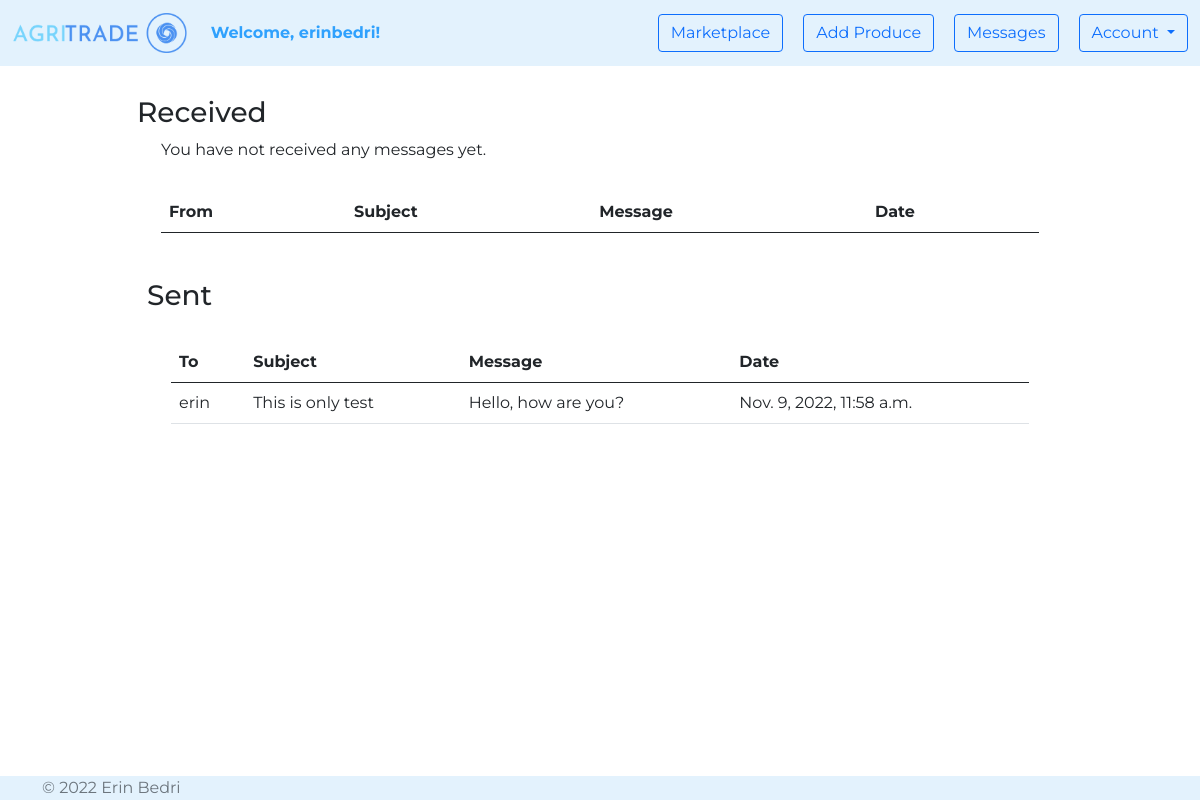
/messages/ (signed in), run on an earlier commit of the app's database.
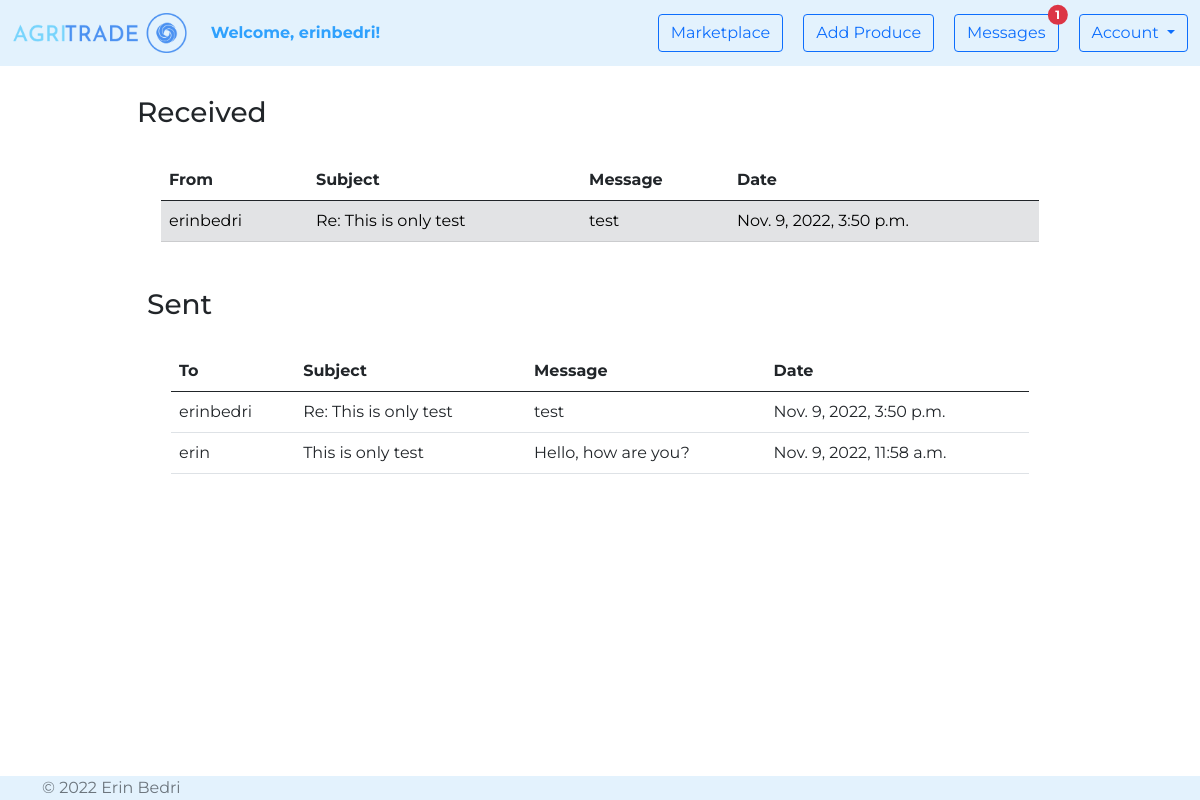
And on a later commit of the database.
### agri_trade/user_messages/models.py (models this page shows)
class Message(models.Model):
    SUBJECT_MAX_LEN = 50
    BODY_MAX_LEN = 1500
    sender = models.ForeignKey(
        UserModel,
        on_delete=CASCADE,
        related_name='sender',
    )
    receiver = models.ForeignKey(
        UserModel,
        on_delete=CASCADE,
        related_name='receiver',
    )
    subject = models.CharField(
        max_length=SUBJECT_MAX_LEN,
    )
    body = models.TextField(
        max_length=BODY_MAX_LEN,
    )
    created_at = models.DateTimeField(
        auto_now_add=True,
    )
    is_read = models.BooleanField(
        default=False,
    )

### agri_trade/user_messages/views.py (the view)
# urls.py: path('', views.show_messages, name='messages'),
@login_required
def show_messages(request):
    messages_inbox = Message.objects\
        .filter(receiver=request.user)\
        .order_by('-created_at')
    messages_outbox = Message.objects\
        .filter(sender=request.user)\
        .order_by('-created_at')
    context = {
        'messages_inbox': messages_inbox,
        'messages_outbox': messages_outbox,
    }
    return render(request, 'user_messages/messages.html', context)

### agri_trade/user_messages/templates/user_messages/messages.html
{% extends 'web/base.html' %}
{% block content %}
    <div class="container" style="margin-top: 30px; margin-bottom: 50px">
        <div class="row justify-content-md-center">
            <div class="col-md-10">
                <h3>Received</h3>
                <div class="container">
                    <table class="table table-hover" style="margin-top: 30px">
                        <thead>
                        <tr>
                            <th scope="col">From</th>
                            <th scope="col">Subject</th>
                            <th scope="col">Message</th>
                            <th scope="col">Date</th>
                        </tr>
                        </thead>
                        <tbody>
                        {% for message in messages_inbox %}
                            <tr onclick="window.location='{% url 'user_messages:message' message.id %}';"
                                    {% if not message.is_read %} class="table-secondary" {% endif %}>
                                <td>{{ message.sender }}</td>
                                <td>{{ message.subject }}</td>
                                <td>{{ message.body|truncatechars:125 }}</td>
                                <td>{{ message.created_at }}</td>
                            </tr>
                        {% empty %}
                            <p>You have not received any messages yet.</p>
                        {% endfor %}
                        </tbody>
                    </table>
                </div>
            </div>
        </div>
        <div class="container" style="margin-top: 30px; margin-bottom: 50px">
            <div class="row justify-content-md-center">
                <div class="col-md-10">
                    <h3>Sent</h3>
                    <div class="container">
                        <table class="table table-hover" style="margin-top: 30px">
                            <thead>
                            <tr>
                                <th scope="col">To</th>
                                <th scope="col">Subject</th>
                                <th scope="col">Message</th>
                                <th scope="col">Date</th>
                            </tr>
                            </thead>
                            <tbody>
                            {% for message in messages_outbox %}
                                <tr onclick="window.location='{% url 'user_messages:message' message.id %}';">
                                    <td>{{ message.receiver }}</td>
                                    <td>{{ message.subject }}</td>
                                    <td>{{ message.body|truncatechars:125 }}</td>
                                    <td>{{ message.created_at }}</td>
                                </tr>
                            {% empty %}
                                <p>You have not sent any messages yet.</p>
                            {% endfor %}
                            </tbody>
                        </table>
                    </div>
                </div>
            </div>
        </div>
    </div>
{% endblock %}

### agri_trade/web/templates/web/navigation.html (shortened to what this page needs)
{% load static %}
<nav class="navbar navbar-expand-lg navbar-light" style="background-color: #e3f2fd;">
    <div class="container-fluid">
        <a class="navbar-brand" href="{% url 'web:homepage' %}">
            <img src="{% static 'img/logo.png' %}" alt="logo" style="height: 40px">
        </a>
        <ul class="navbar-nav">
            {% if request.user.is_authenticated %}
                <li class="nav-item">
                    <b><a class="nav-link disabled" href="#" style="color: #2fa1fd">Welcome, {{ request.user.username }}!</a></b>
                </li>
            {% endif %}
        </ul>
        <div class="collapse navbar-collapse" id="navbarNavDropdown">
            <ul class="navbar-nav ms-auto">
                {% if request.user.is_authenticated %}
                    <li class="nav-item" style="padding-right: 20px">
                        <a class="btn btn-outline-primary" href="{% url 'marketplace:marketplace' %}">Marketplace</a>
                    </li>
                    <li class="nav-item" style="padding-right: 20px">
                        <a class="btn btn-outline-primary" href="{% url 'marketplace:add product' %}">Add Produce</a>
                    </li>
                    <li class="nav-item" style="padding-right: 20px">
                        <button type="button" class="btn btn-outline-primary position-relative"
                                onclick="location.href = '{% url 'user_messages:messages' %}';">
                            Messages
                            {% if request.unread_messages_count > 0 %}
                                <span class="position-absolute top-0 start-100 translate-middle badge rounded-pill bg-danger">
                                {{ request.unread_messages_count }}
                            </span>
                            {% endif %}
                        </button>
                    </li>
                    <div class="dropdown">
                        <button class="btn btn-outline-primary dropdown-toggle" type="button" id="dropdownMenuButton1"
                                data-bs-toggle="dropdown" aria-expanded="false">
                            Account
                        </button>
                    </div>
                {% endif %}
            </ul>
        </div>
    </div>
</nav>

What changed in the data, as far as the page shows it:
added Message: sender "erinbedri", subject "Re: This is only test", body "test", created_at "Nov. 9, 2022, 3:50 p.m.", receiver "erinbedri"
Also different on the page:
{{ request.unread_messages_count }}: (not shown) → "1"
text no longer shown: "You have not received any messages yet."
